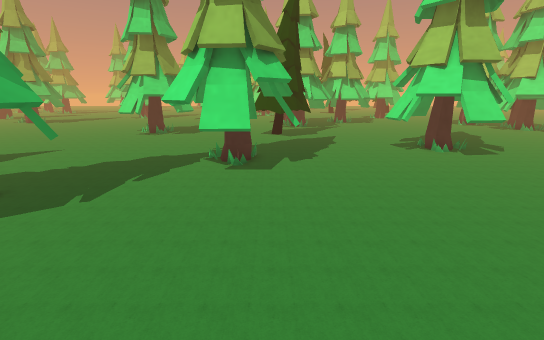
[1] (above)

24 first-person views from a walk through a scene from a Unity 3-D project. The camera is 1.5 m above the floor, tilts 14° down and sees 85° across. The floor is counted in squares, 0.5 m on a side. Each view is taken from the middle of a square. On the plan, view 1 faces up. The plan holds only what a view shows up to about 20 squares ahead; the rest is blank. The place goes on beyond the plan.

[2]
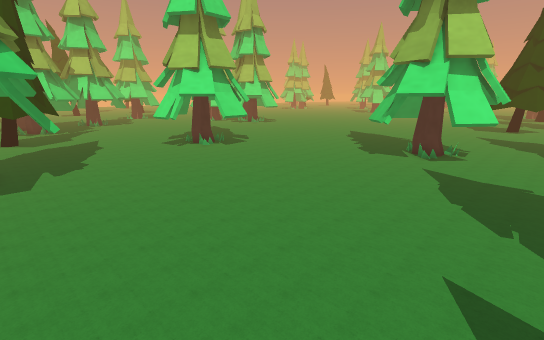

[3]
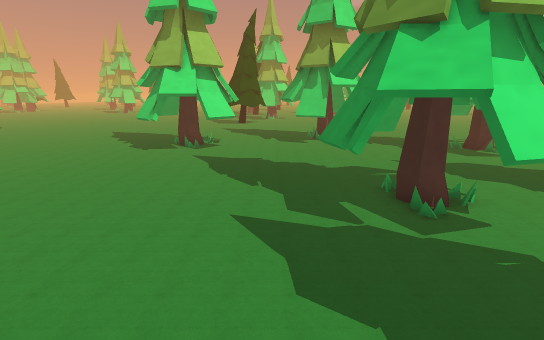

[4]
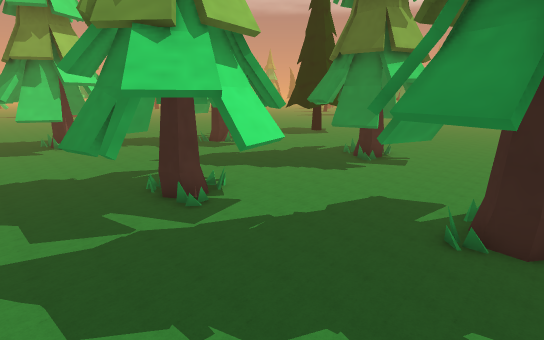

[5]
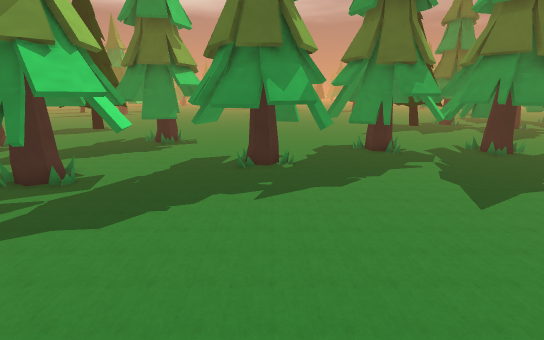

[6]
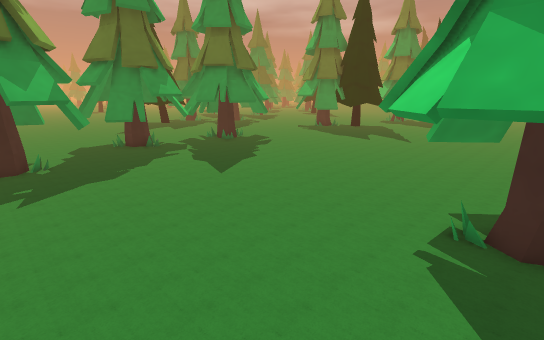

[7]
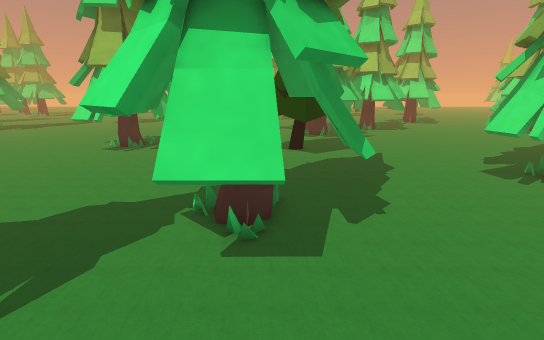

[8]
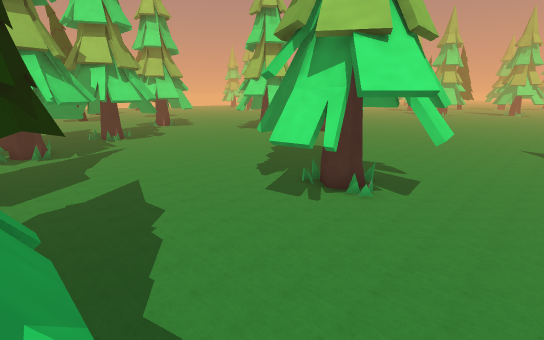

[9]
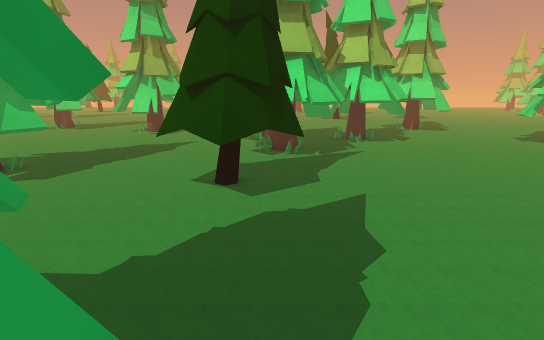

[10]
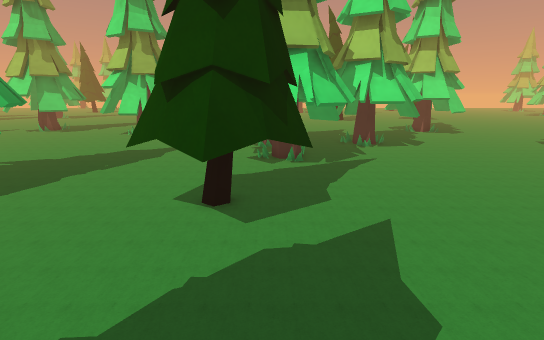

[11]
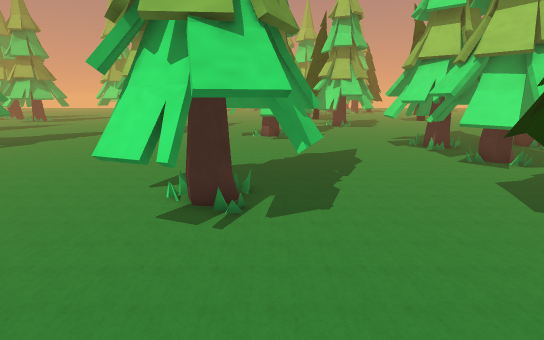

[12]
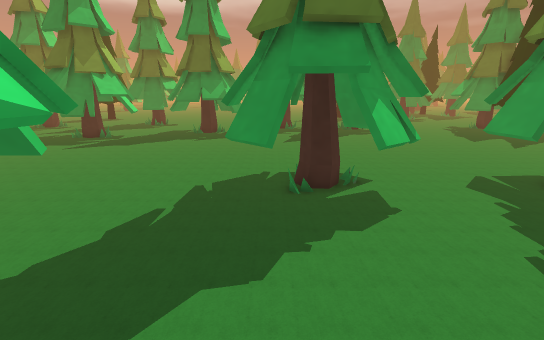

[13]
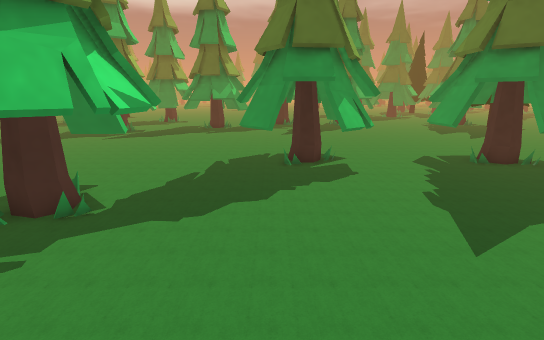

[14]
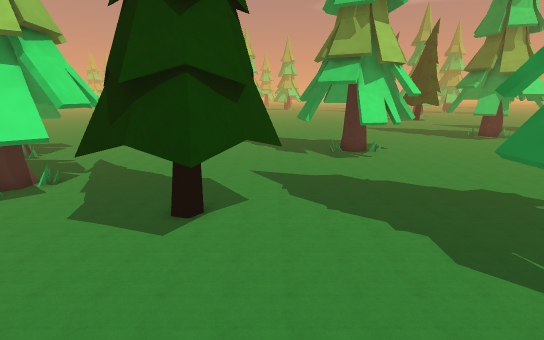

[15]
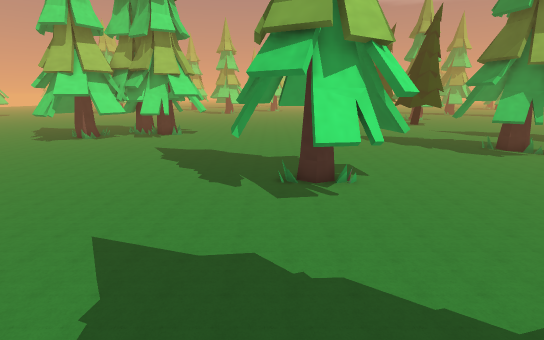

[16]
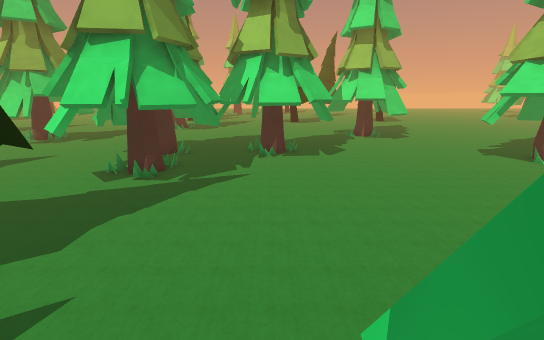

[17]
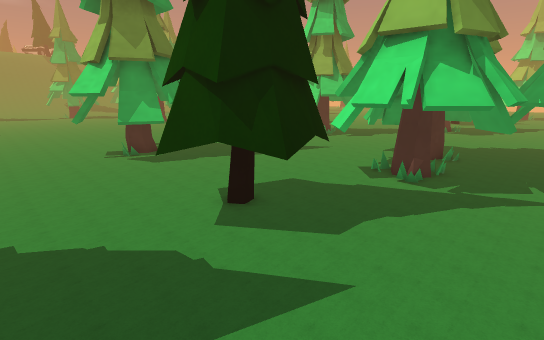

[18]
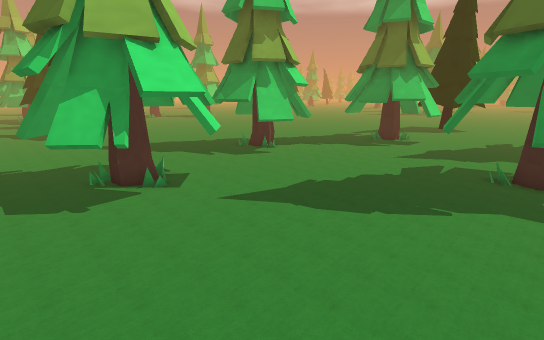

[19]
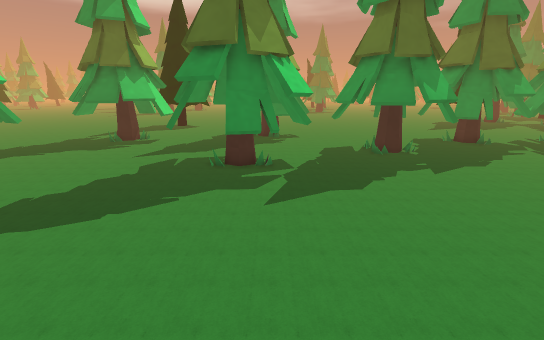

[20]
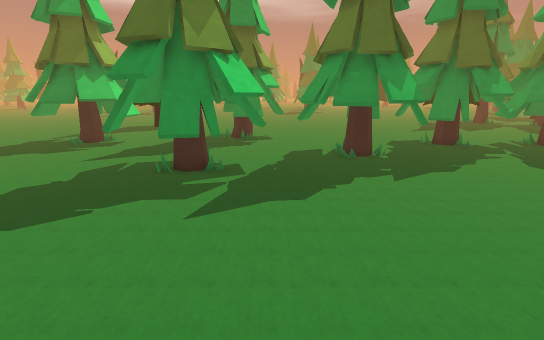

[21]
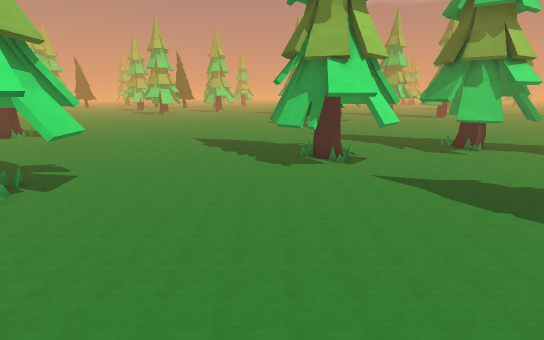

[22]
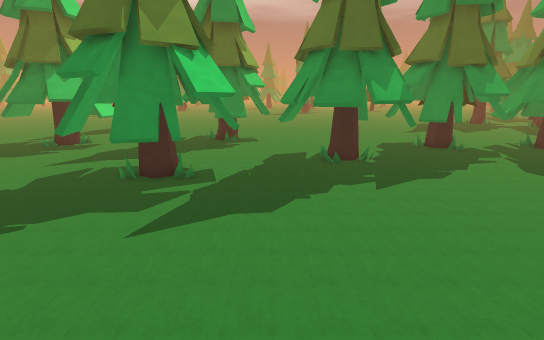

[23]
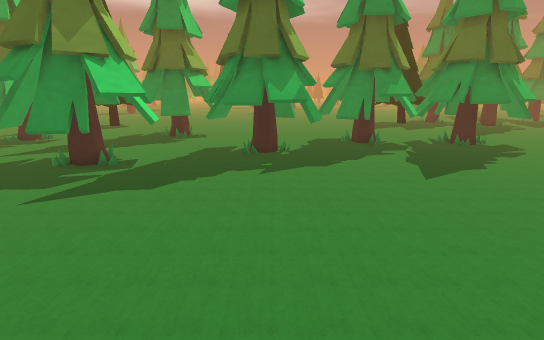

[24]
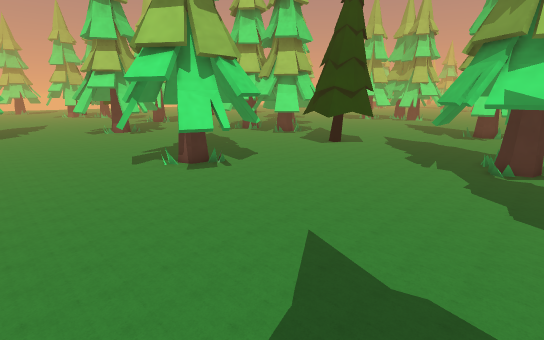

### Floor plan
Key: @ floor where view 1 was taken; # wall or solid block; . main floor; : floor 0.25 m higher than the main floor; O other object.
Columns run from 17 left of view 1 to 19 right of it. Each row starts with its distance up from view 1.
 37  ....  .OOO.....OOOOO.  O O  ........
 36  ...............OO:O OOO.OOOO........
 35  ...............OOOOOOOOO#OOO.......O
 34  ...............OO O.OOO..OOO.......O
 33  ...............OOOOOO OOOOO.......OO
 32 .................OOOOOOOO..........OO
 31 .................O.OO.OO............O
 30 .................OOO.OOO.............
 29 ....... .........OOOOOO..............
 28 .....OOOOOO.......OOOO...............
 27 .... OO.OOO..........................
 26 ....OOOOOOO.....OOOO.................
 25 .......OOOO.....OOOOO................
 24 ......OO.OO....OOOOOO................
 23 .....OOOOO......OOOOO................
 22 .......OO........OOO.................
 21 ........................... .........
 20 ..........................OOO .......
 19 ..........................OOOO.......
 18 ........................OOOO.O ......
 17 .............OOOOO......OOO#.OO......
 16  ...........OOOOOOO.....OO.OOO ......
 15   ..........OO.OOOO.....OOOOOO.......
 14  ...........OO.OOOO.......OOO........
 13 ............OO...OO..................
 12 .............OOOO....................
 11 ......O.......OOO....................
 10 .....OOOOOO..........................
  9 OO..OOOO OO..........................
  8 OO.. O.OO.OO...................O..O
  7 OO.. OOOOOO...................OOO.OO
  6 O ...OOOOOO...................OOOOOOO
  5  .....O OO....................O.O#.OO
  4 ..............................OOO.OO
  3 ..............................OOOOOO.
  2 ...............................OOO ..
  1 .....................................
  0 .................@...................
 -1 ......................O...........OOO
 -2 ....................OOOO.........OOOO
 -3 ....................OOOOOO.......OOOO
 -4 ..............O....OOOOOOO .......OO
 -5 ............OOOOO..OOOOOOO .......OO
 -6 ............OO.OOO..OO.OOO........OOO
 -7 OO.........OOOOO.O .OOOOOO......... O
 -8 OOOOO.OOOO..O.OOOOO... ..............
 -9 O..OO OOOOO..O .OO............OOOO...
-10 OOOOOOOOOOO..OOOO ...........OOOOOO..
-11   OOO OOO.O...  ....OOO.....OO...OO..
-12  OOOOOO  OOO..  ....OOOO ...OO #OOO..

Positions as (right, up) in squares from view 1, and headings:
1: (0, 0), facing up
2: (-1, 0), facing up-right
3: (-3, 0), facing right
4: (-3, 0), facing down-right
5: (-3, 6), facing down
6: (-2, 8), facing down-left
7: (-1, 7), facing up
8: (1, 12), facing up-right
9: (2, 14), facing up
10: (2, 16), facing up
11: (-8, 17), facing up
12: (-8, 18), facing down
13: (-8, 22), facing down
14: (-7, 22), facing right
15: (-1, 19), facing right
16: (8, 19), facing up
17: (7, 19), facing up-left
18: (5, 9), facing down-right
19: (4, 9), facing down
20: (2, 8), facing down
21: (1, 8), facing right
22: (1, 7), facing down
23: (-3, 9), facing down
24: (-17, 13), facing up-right
